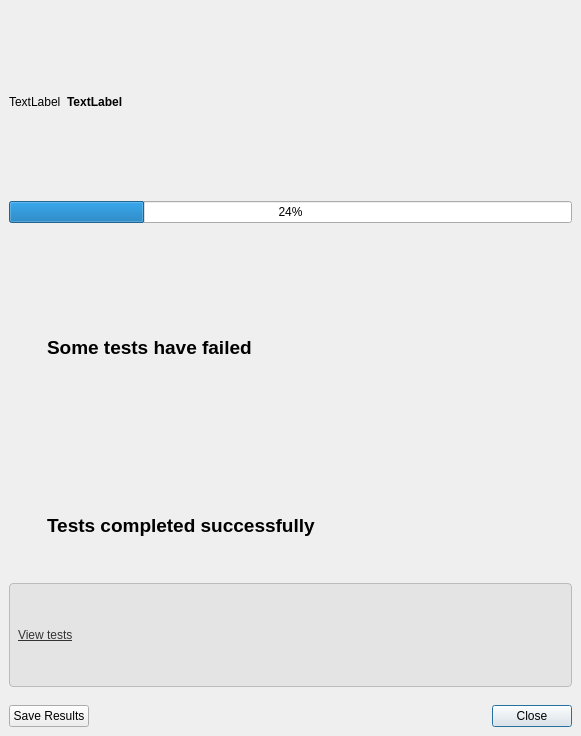
<?xml version="1.0" encoding="UTF-8"?>
<ui version="4.0">
 <class>udg::QDiagnosisTestBase</class>
 <widget class="QDialog" name="udg::QDiagnosisTestBase">
  <property name="windowModality">
   <enum>Qt::ApplicationModal</enum>
  </property>
  <property name="geometry">
   <rect>
    <x>0</x>
    <y>0</y>
    <width>581</width>
    <height>736</height>
   </rect>
  </property>
  <property name="minimumSize">
   <size>
    <width>500</width>
    <height>0</height>
   </size>
  </property>
  <property name="font">
   <font>
    <weight>50</weight>
    <bold>false</bold>
   </font>
  </property>
  <property name="windowTitle">
   <string>Diagnosis Tests</string>
  </property>
  <layout class="QGridLayout" name="gridLayout_7">
   <property name="leftMargin">
    <number>0</number>
   </property>
   <property name="topMargin">
    <number>0</number>
   </property>
   <property name="rightMargin">
    <number>0</number>
   </property>
   <property name="bottomMargin">
    <number>0</number>
   </property>
   <property name="spacing">
    <number>0</number>
   </property>
   <item row="2" column="0">
    <widget class="QFrame" name="m_allTestSuccededFrame">
     <layout class="QVBoxLayout" name="verticalLayout">
      <item>
       <layout class="QHBoxLayout" name="horizontalLayout_2">
        <item>
         <widget class="QLabel" name="label_3">
          <property name="minimumSize">
           <size>
            <width>32</width>
            <height>0</height>
           </size>
          </property>
          <property name="styleSheet">
           <string notr="true">image: url(:/images/icons/emblem-success.svg);</string>
          </property>
         </widget>
        </item>
        <item>
         <widget class="QLabel" name="label_6">
          <property name="font">
           <font>
            <pointsize>14</pointsize>
            <weight>75</weight>
            <bold>true</bold>
           </font>
          </property>
          <property name="text">
           <string>Tests completed successfully</string>
          </property>
         </widget>
        </item>
        <item>
         <spacer name="horizontalSpacer_3">
          <property name="orientation">
           <enum>Qt::Horizontal</enum>
          </property>
          <property name="sizeHint" stdset="0">
           <size>
            <width>40</width>
            <height>20</height>
           </size>
          </property>
         </spacer>
        </item>
       </layout>
      </item>
      <item>
       <layout class="QHBoxLayout" name="horizontalLayout_5">
        <property name="topMargin">
         <number>0</number>
        </property>
        <item>
         <widget class="QLabel" name="m_viewTestsLabel">
          <property name="styleSheet">
           <string notr="true">#m_viewTestsLabel  {
	border-radius: 4px;
	border: 1px solid  #BBBBBB;
    background-color: #E4E4E4;
	padding: 5px;
	color: #333333;
}

#m_viewTestsLabel
{
	text-decoration: none;
}
</string>
          </property>
          <property name="text">
           <string>&lt;a href=&quot;ok&quot; style=&quot;color:#333333&quot;&gt;View tests&lt;/a&gt;</string>
          </property>
         </widget>
        </item>
       </layout>
      </item>
     </layout>
    </widget>
   </item>
   <item row="1" column="0">
    <widget class="QFrame" name="m_someTestsFailedFrame">
     <layout class="QHBoxLayout" name="horizontalLayout_4">
      <item>
       <layout class="QHBoxLayout" name="horizontalLayout_3">
        <item>
         <widget class="QLabel" name="label">
          <property name="minimumSize">
           <size>
            <width>32</width>
            <height>0</height>
           </size>
          </property>
          <property name="styleSheet">
           <string notr="true">image: url(:/images/icons/emblem-warning.svg);</string>
          </property>
         </widget>
        </item>
        <item>
         <widget class="QLabel" name="label_5">
          <property name="font">
           <font>
            <pointsize>14</pointsize>
            <weight>75</weight>
            <bold>true</bold>
           </font>
          </property>
          <property name="text">
           <string>Some tests have failed</string>
          </property>
          <property name="textInteractionFlags">
           <set>Qt::LinksAccessibleByMouse|Qt::TextSelectableByKeyboard|Qt::TextSelectableByMouse</set>
          </property>
         </widget>
        </item>
        <item>
         <spacer name="horizontalSpacer_2">
          <property name="orientation">
           <enum>Qt::Horizontal</enum>
          </property>
          <property name="sizeHint" stdset="0">
           <size>
            <width>40</width>
            <height>20</height>
           </size>
          </property>
         </spacer>
        </item>
       </layout>
      </item>
     </layout>
    </widget>
   </item>
   <item row="3" column="0">
    <widget class="QFrame" name="m_closeButtonFrame">
     <property name="sizePolicy">
      <sizepolicy hsizetype="Preferred" vsizetype="Maximum">
       <horstretch>0</horstretch>
       <verstretch>0</verstretch>
      </sizepolicy>
     </property>
     <property name="frameShape">
      <enum>QFrame::NoFrame</enum>
     </property>
     <property name="frameShadow">
      <enum>QFrame::Sunken</enum>
     </property>
     <layout class="QGridLayout" name="gridLayout_6">
      <item row="0" column="1">
       <spacer name="horizontalSpacer">
        <property name="orientation">
         <enum>Qt::Horizontal</enum>
        </property>
        <property name="sizeHint" stdset="0">
         <size>
          <width>479</width>
          <height>20</height>
         </size>
        </property>
       </spacer>
      </item>
      <item row="0" column="2">
       <widget class="QPushButton" name="m_closeButton">
        <property name="text">
         <string>Close</string>
        </property>
        <property name="icon">
         <iconset>
          <normaloff>:/images/icons/window-close.svg</normaloff>:/images/icons/window-close.svg</iconset>
        </property>
       </widget>
      </item>
      <item row="0" column="0">
       <widget class="QPushButton" name="m_saveResultsButton">
        <property name="text">
         <string>Save Results</string>
        </property>
        <property name="icon">
         <iconset>
          <normaloff>:/images/icons/document-save.svg</normaloff>:/images/icons/document-save.svg</iconset>
        </property>
       </widget>
      </item>
     </layout>
    </widget>
   </item>
   <item row="0" column="0">
    <widget class="QFrame" name="m_progressBarFrame">
     <layout class="QGridLayout" name="gridLayout_2">
      <item row="0" column="0">
       <layout class="QHBoxLayout" name="horizontalLayout">
        <item>
         <widget class="QLabel" name="m_animationInProgressLabel">
          <property name="text">
           <string>TextLabel</string>
          </property>
         </widget>
        </item>
        <item>
         <widget class="QLabel" name="m_executingTestLabel">
          <property name="font">
           <font>
            <weight>75</weight>
            <bold>true</bold>
           </font>
          </property>
          <property name="text">
           <string>TextLabel</string>
          </property>
         </widget>
        </item>
        <item>
         <spacer name="horizontalSpacer_4">
          <property name="orientation">
           <enum>Qt::Horizontal</enum>
          </property>
          <property name="sizeHint" stdset="0">
           <size>
            <width>40</width>
            <height>20</height>
           </size>
          </property>
         </spacer>
        </item>
       </layout>
      </item>
      <item row="1" column="0">
       <widget class="QProgressBar" name="m_testsProgressBar">
        <property name="value">
         <number>24</number>
        </property>
       </widget>
      </item>
     </layout>
    </widget>
   </item>
  </layout>
 </widget>
 <resources/>
 <connections/>
</ui>
